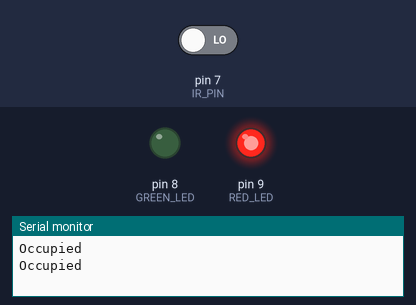
A sketch run on a simulated Arduino Uno, built with avr-gcc and run on an emulated ATmega328P. On the bench: output pins drawn as LEDs (lit = HIGH), the last lines printed to the serial monitor. Inputs (shaded band) come from the test bench; at power-on: pin 7 (IR_PIN) LOW.

Above: at 3.3 s.
3.4 s: pin 7 (IR_PIN) driven HIGH
At 6.5 s:
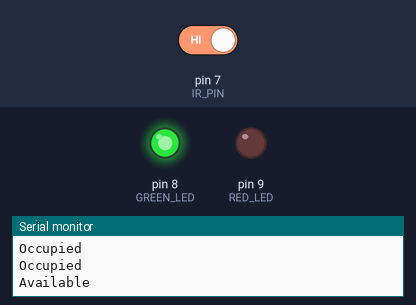
7.0 s: pin 7 (IR_PIN) driven LOW
At 8.4 s:
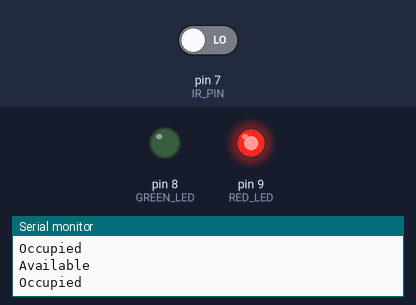
Timing chart, 0 to 10.0 s (numbered marks = the images above; inputs shaded):
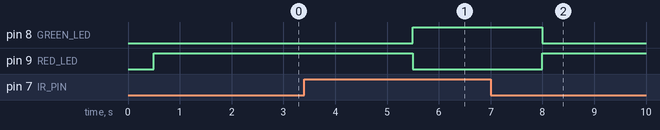

The sketch:

Occupancy_Indicator.ino
```cpp
#define IR_PIN 7

#define GREEN_LED 8
#define RED_LED 9

#define FILTER_DELAY 500

void setup() {
  pinMode(IR_PIN, INPUT);

  pinMode(GREEN_LED, OUTPUT);
  pinMode(RED_LED, OUTPUT);

  Serial.begin(9600);
}

void loop() {
  int reading1 = digitalRead(IR_PIN);
  delay(FILTER_DELAY);
  int reading2 = digitalRead(IR_PIN);

  if (reading1 == reading2) {
    if (reading1 == LOW) {
      digitalWrite(RED_LED, HIGH);
      digitalWrite(GREEN_LED, LOW);
      Serial.println("Occupied");
    } else {
      digitalWrite(GREEN_LED, HIGH);
      digitalWrite(RED_LED, LOW);
      Serial.println("Available");
    }
  }

  delay(2000);
}
```

Measured:
- after the input at 3.4 s, pin 8 (GREEN_LED): LOW → HIGH after 2.1 s; pin 9 (RED_LED): HIGH → LOW after 2.1 s
- after the input at 7.0 s, pin 8 (GREEN_LED): HIGH → LOW after 1.0 s; pin 9 (RED_LED): LOW → HIGH after 1.0 s
